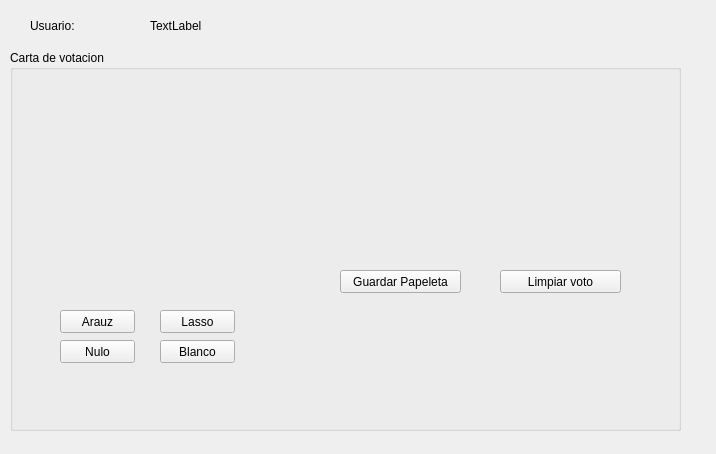
<?xml version="1.0" encoding="UTF-8"?>
<ui version="4.0">
 <class>Votacion</class>
 <widget class="QWidget" name="Votacion">
  <property name="geometry">
   <rect>
    <x>0</x>
    <y>0</y>
    <width>716</width>
    <height>454</height>
   </rect>
  </property>
  <property name="windowTitle">
   <string>Form</string>
  </property>
  <widget class="QLabel" name="lblUsuario">
   <property name="geometry">
    <rect>
     <x>30</x>
     <y>10</y>
     <width>71</width>
     <height>31</height>
    </rect>
   </property>
   <property name="text">
    <string>Usuario:</string>
   </property>
  </widget>
  <widget class="QLabel" name="lblNombre">
   <property name="geometry">
    <rect>
     <x>150</x>
     <y>10</y>
     <width>141</width>
     <height>31</height>
    </rect>
   </property>
   <property name="text">
    <string>TextLabel</string>
   </property>
  </widget>
  <widget class="QGroupBox" name="groupBox">
   <property name="geometry">
    <rect>
     <x>10</x>
     <y>50</y>
     <width>671</width>
     <height>381</height>
    </rect>
   </property>
   <property name="title">
    <string>Carta de votacion</string>
   </property>
   <widget class="QLabel" name="lblCandidato1">
    <property name="geometry">
     <rect>
      <x>30</x>
      <y>20</y>
      <width>111</width>
      <height>221</height>
     </rect>
    </property>
    <property name="text">
     <string/>
    </property>
    <property name="pixmap">
     <pixmap resource="imagenes.qrc">:/WhatsApp Image 2021-06-14 at 7.10.45 AM (1).jpeg</pixmap>
    </property>
    <property name="scaledContents">
     <bool>true</bool>
    </property>
   </widget>
   <widget class="QLabel" name="lblCandidato2">
    <property name="geometry">
     <rect>
      <x>150</x>
      <y>20</y>
      <width>121</width>
      <height>221</height>
     </rect>
    </property>
    <property name="text">
     <string/>
    </property>
    <property name="pixmap">
     <pixmap resource="imagenes.qrc">:/WhatsApp Image 2021-06-14 at 7.10.45 AM.jpeg</pixmap>
    </property>
    <property name="scaledContents">
     <bool>true</bool>
    </property>
   </widget>
   <widget class="QLabel" name="imagen">
    <property name="geometry">
     <rect>
      <x>320</x>
      <y>20</y>
      <width>311</width>
      <height>151</height>
     </rect>
    </property>
    <property name="text">
     <string/>
    </property>
    <property name="pixmap">
     <pixmap>:/imagenesQt/pape.jpg</pixmap>
    </property>
   </widget>
   <widget class="QPushButton" name="lasso">
    <property name="geometry">
     <rect>
      <x>150</x>
      <y>260</y>
      <width>75</width>
      <height>23</height>
     </rect>
    </property>
    <property name="text">
     <string>Lasso</string>
    </property>
   </widget>
   <widget class="QPushButton" name="pushButton">
    <property name="geometry">
     <rect>
      <x>50</x>
      <y>260</y>
      <width>75</width>
      <height>23</height>
     </rect>
    </property>
    <property name="text">
     <string>Arauz</string>
    </property>
   </widget>
   <widget class="QPushButton" name="btnGuadar">
    <property name="geometry">
     <rect>
      <x>330</x>
      <y>220</y>
      <width>121</width>
      <height>23</height>
     </rect>
    </property>
    <property name="text">
     <string>Guardar Papeleta</string>
    </property>
   </widget>
   <widget class="QPushButton" name="pushButtonnulo">
    <property name="geometry">
     <rect>
      <x>50</x>
      <y>290</y>
      <width>75</width>
      <height>23</height>
     </rect>
    </property>
    <property name="text">
     <string>Nulo</string>
    </property>
   </widget>
   <widget class="QPushButton" name="pushButtonblanco">
    <property name="geometry">
     <rect>
      <x>150</x>
      <y>290</y>
      <width>75</width>
      <height>23</height>
     </rect>
    </property>
    <property name="text">
     <string>Blanco</string>
    </property>
   </widget>
   <widget class="QPushButton" name="pushButton_2">
    <property name="geometry">
     <rect>
      <x>490</x>
      <y>220</y>
      <width>121</width>
      <height>23</height>
     </rect>
    </property>
    <property name="text">
     <string>Limpiar voto</string>
    </property>
   </widget>
  </widget>
 </widget>
 <resources>
  <include location="imagenes.qrc"/>
 </resources>
 <connections>
  <connection>
   <sender>pushButton_2</sender>
   <signal>clicked()</signal>
   <receiver>imagen</receiver>
   <slot>clear()</slot>
   <hints>
    <hint type="sourcelabel">
     <x>384</x>
     <y>289</y>
    </hint>
    <hint type="destinationlabel">
     <x>304</x>
     <y>205</y>
    </hint>
   </hints>
  </connection>
 </connections>
</ui>
